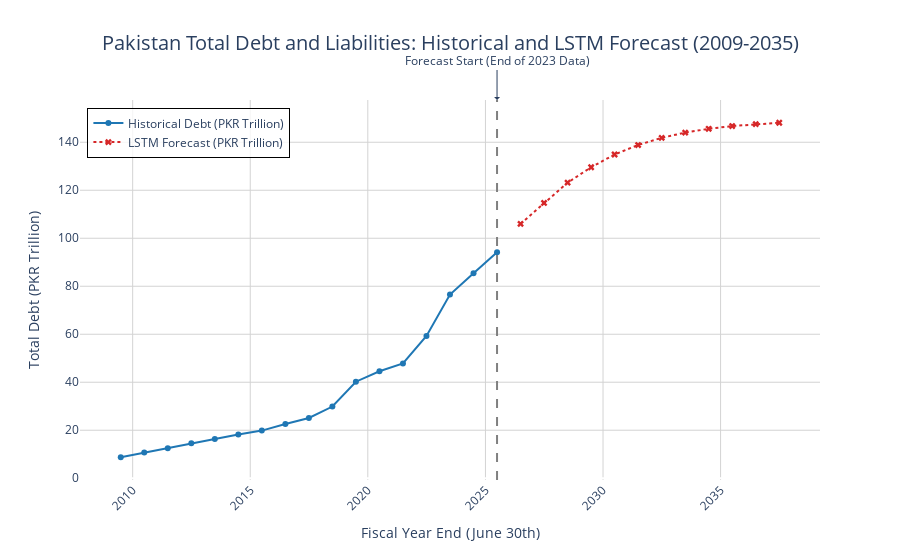

Source (notebook cell):
### Code cell
visualize_forecast(df_processed, forecast_values_pkr, best_look_back)

### Figure 1 — Plotly figure (JSON) as saved in the notebook; plotly's stock layout.template omitted (floating-point values rounded to 4 significant figures)
{"data": [{"hovertemplate": "Date: %{x|%Y-%m-%d}<br>Debt: %{y:.2f} Trillion PKR<extra></extra>", "line": {"color": "#1f77b4", "width": 2}, "marker": {"color": "#1f77b4", "symbol": "circle"}, "mode": "lines+markers", "name": "Historical Debt (PKR Trillion)", "type": "scatter", "x": ["2009-06-30T00:00:00.000000000", "2010-06-30T00:00:00.000000000", "2011-06-30T00:00:00.000000000", "2012-06-30T00:00:00.000000000", "2013-06-30T00:00:00.000000000", "2014-06-30T00:00:00.000000000", "2015-06-30T00:00:00.000000000", "2016-06-30T00:00:00.000000000", "2017-06-30T00:00:00.000000000", "2018-06-30T00:00:00.000000000", "2019-06-30T00:00:00.000000000", "2020-06-30T00:00:00.000000000", "2021-06-30T00:00:00.000000000", "2022-06-30T00:00:00.000000000", "2023-06-30T00:00:00.000000000", "2024-06-30T00:00:00.000000000", "2025-06-30T00:00:00.000000000"], "y": [8.746, 10.7, 12.53, 14.55, 16.34, 18.21, 19.85, 22.58, 25.11, 29.88, 40.22, 44.59, 47.83, 59.26, 76.51, 85.46, 94.2]}, {"hovertemplate": "Date: %{x|%Y-%m-%d}<br>Forecast: %{y:.2f} Trillion PKR<extra></extra>", "line": {"color": "#d62728", "dash": "dot", "width": 2}, "marker": {"color": "#d62728", "symbol": "x"}, "mode": "lines+markers", "name": "LSTM Forecast (PKR Trillion)", "type": "scatter", "x": ["2026-06-30T00:00:00.000000000", "2027-06-30T00:00:00.000000000", "2028-06-30T00:00:00.000000000", "2029-06-30T00:00:00.000000000", "2030-06-30T00:00:00.000000000", "2031-06-30T00:00:00.000000000", "2032-06-30T00:00:00.000000000", "2033-06-30T00:00:00.000000000", "2034-06-30T00:00:00.000000000", "2035-06-30T00:00:00.000000000", "2036-06-30T00:00:00.000000000", "2037-06-30T00:00:00.000000000"], "y": [106.0, 114.7, 123.2, 129.6, 134.9, 138.8, 141.8, 144.0, 145.6, 146.7, 147.6, 148.1]}], "layout": {"annotations": [{"arrowhead": 1, "ax": 0, "ay": -40, "showarrow": true, "text": "Forecast Start (End of 2023 Data)", "x": "2025-06-30T00:00:00", "y": 1, "yref": "paper"}], "hovermode": "x unified", "legend": {"bgcolor": "rgba(255, 255, 255, 0.8)", "bordercolor": "Black", "borderwidth": 1, "x": 0.01, "y": 0.98}, "plot_bgcolor": "white", "shapes": [{"line": {"color": "gray", "dash": "dash", "width": 2}, "type": "line", "x0": "2025-06-30T00:00:00", "x1": "2025-06-30T00:00:00", "y0": 0, "y1": 1, "yref": "paper"}], "title": {"font": {"size": 20}, "text": "Pakistan Total Debt and Liabilities: Historical and LSTM Forecast (2009-2035)", "x": 0.5, "xanchor": "center"}, "xaxis": {"gridcolor": "LightGray", "gridwidth": 1, "showgrid": true, "tickangle": -45, "title": {"text": "Fiscal Year End (June 30th)"}}, "yaxis": {"gridcolor": "LightGray", "gridwidth": 1, "showgrid": true, "title": {"text": "Total Debt (PKR Trillion)"}}}}
